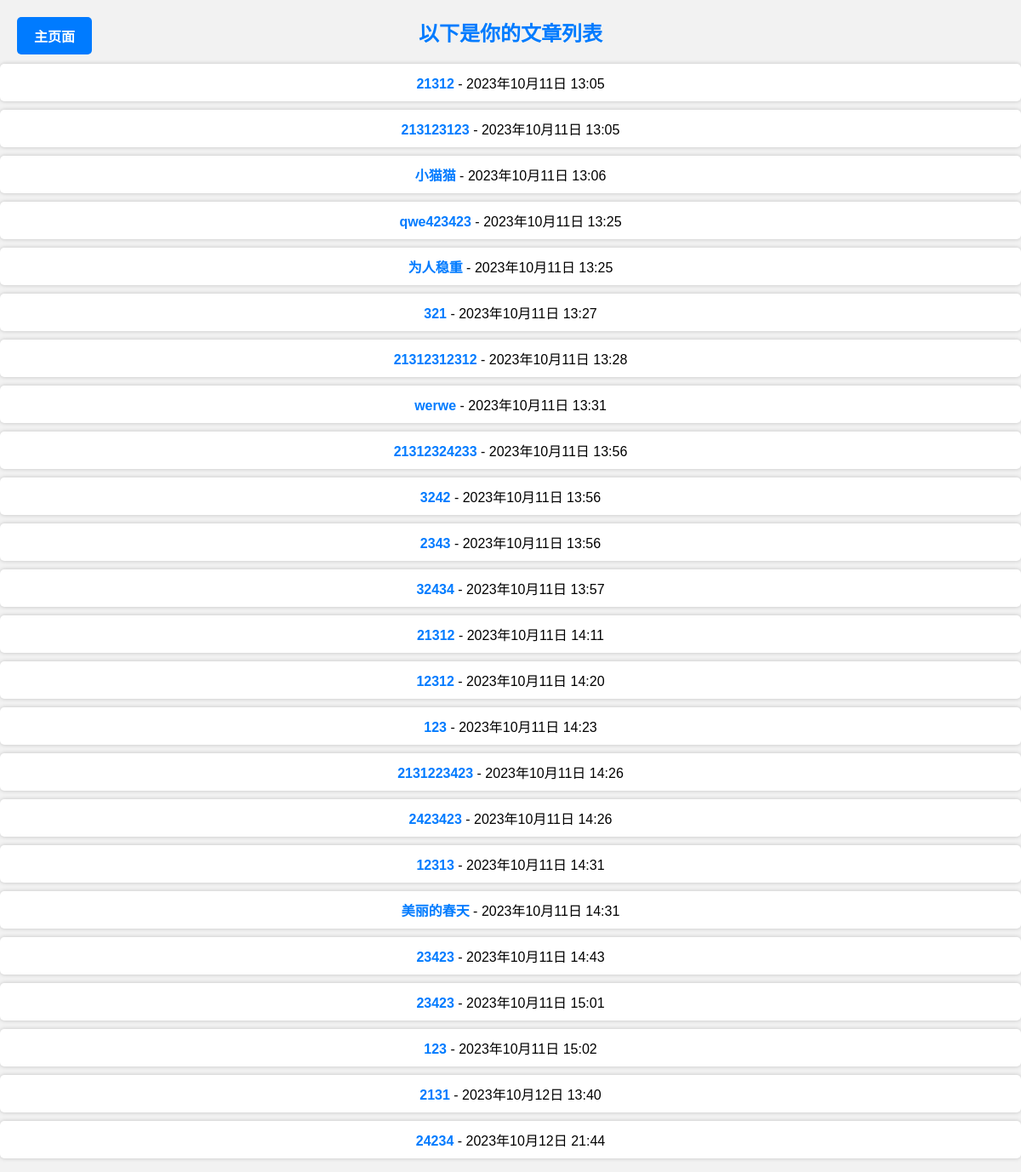
Page /user_articles/ (signed in) on the committed database.
### user/models.py (models this page shows, shortened)
class Article(models.Model):
    user = models.ForeignKey(User, on_delete=models.CASCADE)  # 与用户关联
    title = models.CharField(max_length=255)
    content = models.TextField()
    created_at = models.DateTimeField(auto_now_add=True)
    published = True

### user/views.py (the view)
# urls.py: path('user_articles/', view_user_articles, name='view_user_articles'),
def view_user_articles(request):
    if not request.user.is_authenticated:
        messages.warning(request, "请先登录以访问该页面。")
        return redirect("/login/")  # 重定向到登录页面
    user = request.user  # 获取当前登录的用户
    articles = Article.objects.filter(user=user)  # 获取用户创建的所有文章
    return render(request, 'user_articles.html', {'articles': articles})

### templates/user_articles.html (shortened to what this page needs)
<!DOCTYPE html>
<html>
<head>
</head>
<body>
    <h2>以下是你的文章列表</h2>
    <a href="/published_articles/" class="public-button">主页面</a>
    <ul>
        {% for article in articles %}
            <li>
                <a href="{% url 'edit_article' article.id %}">{{ article.title }}</a> - {{ article.created_at }}
            </li>
        {% endfor %}
    </ul>
</body>
</html>

### templates/user_articles.html (style rules this page uses)
body { font-family: Arial, sans-serif; background-color: #f2f2f2; text-align: center; margin: 0; padding: 0; }
h2 { color: #007BFF; }
ul { list-style-type: none; padding: 0; }
li { background-color: #fff; margin: 10px 0; padding: 10px; border-radius: 5px; box-shadow: 0 0 5px rgba(0, 0, 0, 0.2); }
a { text-decoration: none; color: #007BFF; font-weight: bold; }
.public-button { position: absolute; top: 20px; left: 20px; background-color: #007BFF; color: #fff; padding: 10px 20px; border: none; border-radius: 5px; text-decoration: none; }

### rows in the picture
Article: title "21312", created_at "2023年10月11日 13:05"
Article: title "213123123", created_at "2023年10月11日 13:05"
Article: title "小猫猫", created_at "2023年10月11日 13:06"
Article: title "qwe423423", created_at "2023年10月11日 13:25"
Article: title "为人稳重", created_at "2023年10月11日 13:25"
Article: title "321", created_at "2023年10月11日 13:27"
Article: title "21312312312", created_at "2023年10月11日 13:28"
Article: title "werwe", created_at "2023年10月11日 13:31"
Article: title "21312324233", created_at "2023年10月11日 13:56"
Article: title "3242", created_at "2023年10月11日 13:56"
Article: title "2343", created_at "2023年10月11日 13:56"
Article: title "32434", created_at "2023年10月11日 13:57"
Article: title "21312", created_at "2023年10月11日 14:11"
Article: title "12312", created_at "2023年10月11日 14:20"
Article: title "123", created_at "2023年10月11日 14:23"
Article: title "2131223423", created_at "2023年10月11日 14:26"
Article: title "2423423", created_at "2023年10月11日 14:26"
Article: title "12313", created_at "2023年10月11日 14:31"
Article: title "美丽的春天", created_at "2023年10月11日 14:31"
Article: title "23423", created_at "2023年10月11日 14:43"
Article: title "23423", created_at "2023年10月11日 15:01"
Article: title "123", created_at "2023年10月11日 15:02"
Article: title "2131", created_at "2023年10月12日 13:40"
Article: title "24234", created_at "2023年10月12日 21:44"
